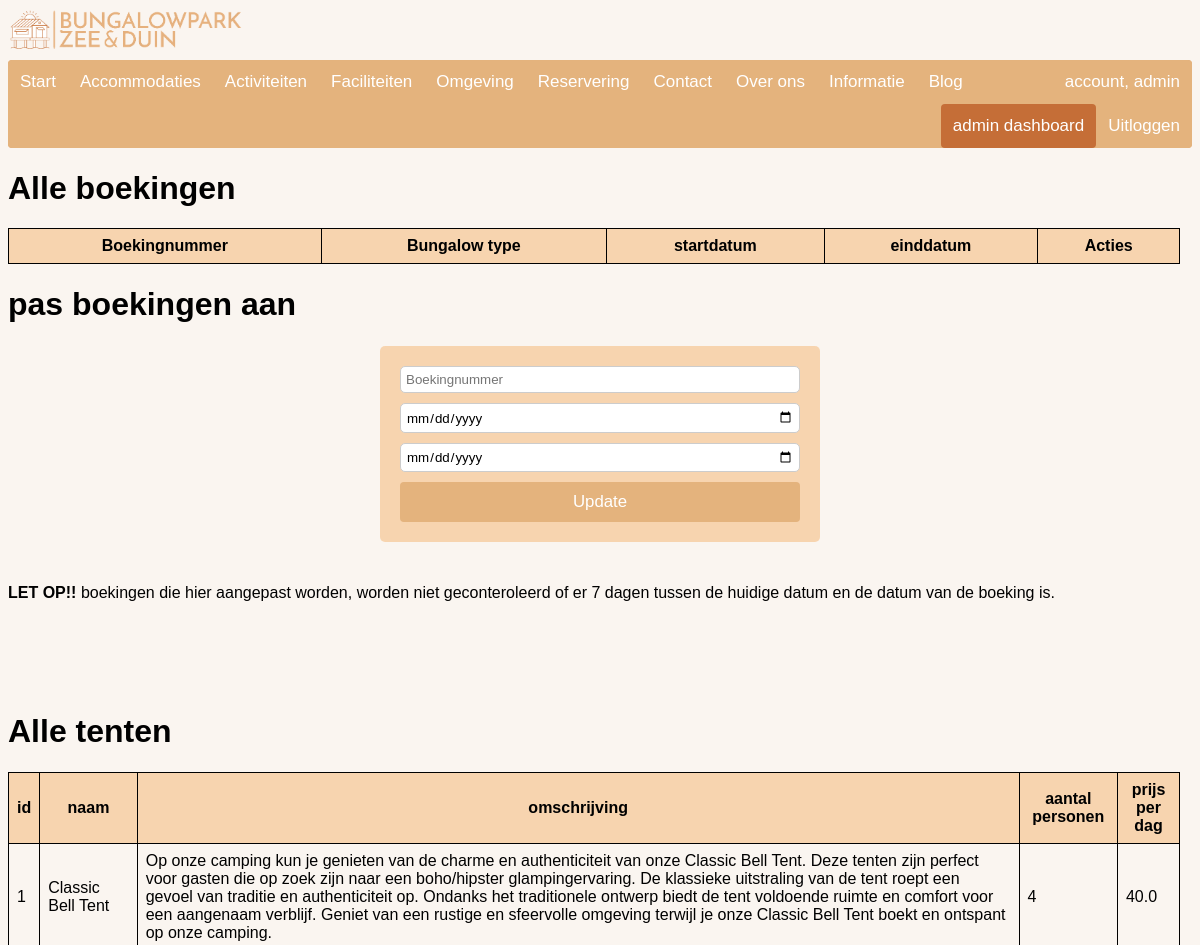
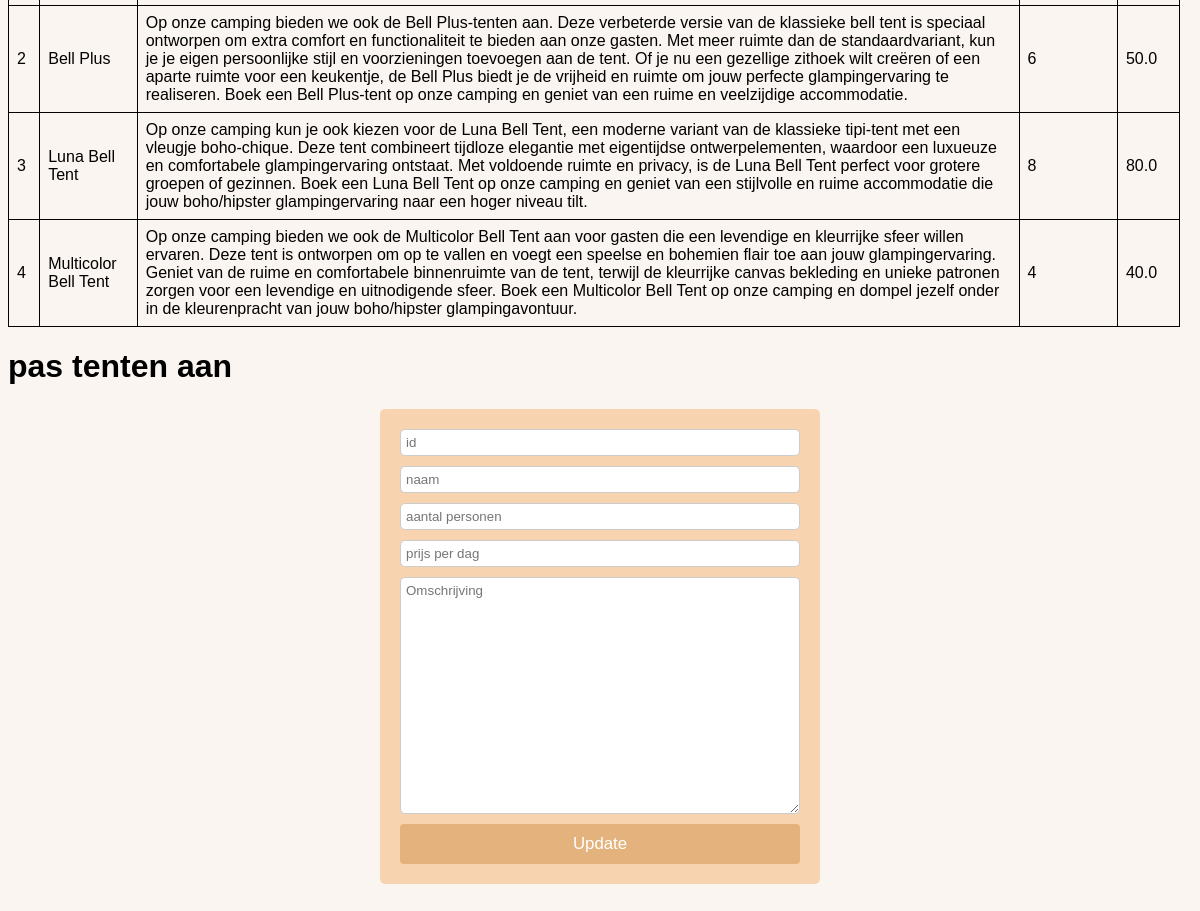
Page /admin_dashboard (signed in) on the committed database (2 pictures, top to bottom).
### bungalowpark/models.py (models this page shows, shortened)
class User(db.Model, UserMixin):
    __tablename__ = 'users'
    id = db.Column(db.Integer(),primary_key= True)
    email = db.Column(db.String(64), unique=True, nullable=False, index=True)
    username = db.Column(db.String(32), unique=True, nullable=False, index=True)
    password_hash = db.Column(db.String(120), nullable=False)
    woonplaats = db.Column(db.String(40), nullable=False)
    huisnummer = db.Column(db.Integer(), nullable=False)
    toevoeging = db.Column(db.String(6), nullable=True)
    straat = db.Column(db.String(40), nullable=False)
    postcode = db.Column(db.String(6), nullable=False)
    role = db.Column(db.String(20), nullable=False, default='user')
    password_reset_token = db.Column(db.String(100), nullable=True)
    password_reset_expiration = db.Column(db.DateTime)
    def __repr__(self):
        return f"account, {self.username}"

class Tent(db.Model):
    __tablename__ = 'tenten'
    id = db.Column(db.Integer(), primary_key=True)
    naam = db.Column(db.String(100), nullable=False)
    omschrijving = db.Column(db.String(1000), nullable=False)
    aantal_personen = db.Column(db.Integer(), nullable=False)
    prijs_per_dag = db.Column(db.Float(), nullable=False)

### bungalowpark/__init__.py (the view)
@app.route('/admin_dashboard')
@login_required
@role_required('admin')
def admin_dashboard():
    bungID = Boeking.query.filter_by().all()
    bunginfo = Tent.query.filter_by().all()
    return render_template('admin_dashboard.html',  bungID=bungID, bunginfo=bunginfo ,name=current_user )

### bungalowpark/__init__.py (called while the page is built)
def role_required(*roles):
    def decorator(func):
        @wraps(func)
        def wrapper(*args, **kwargs):
            if current_user.is_anonymous:
                return redirect(url_for('/'))
            if 'admin' in roles and current_user.role != 'admin':
                return render_template('404.html'), 404
            if 'user' in roles and current_user.role != 'user':
                return render_template('404.html'), 404
            return func(*args, **kwargs)
        return wrapper
    return decorator

### bungalowpark/models.py (called while the page is built)
@login_manager.user_loader
def load_user(user_id):
    return User.query.get(user_id)

### bungalowpark/templates/admin_dashboard.html (shortened to what this page needs)
{% extends "base.html" %}
{% block content %}
<h1>Alle boekingen</h1>
    <table>
        <tr>
            <th>Boekingnummer</th>
            <th>Bungalow type</th>
            <th>startdatum</th>
            <th>einddatum</th>
            <th>Acties</th>
        </tr>
    </table>
<h1>pas boekingen aan </h1>
<form class="form-grid" action="/admin_boeking" method="POST">
    <input type="text" name="boeking_id" placeholder="Boekingnummer" required>
    <input type="date" name="startdatum"  required>
    <input type="date" name="einddatum"  required>
    <button type="submit">Update</button>
  </form>
  <br>
  <b>LET OP!!</b> boekingen die hier aangepast worden, worden niet geconteroleerd of er 7 dagen tussen de huidige datum en de datum van de boeking is.
<br>
<br>
<br>
<br>
<br>
<br>
  <h1>Alle tenten</h1>
    <table>
        <tr>
            <th>id</th>
            <th>naam</th>
            <th>omschrijving</th>
            <th>aantal personen</th>
            <th>prijs per dag</th>
        </tr>
    {% for item in bunginfo %}
    <tr>
        <td>{{ item.id }}</td>
        <td>{{ item.naam }}</td>
        <td>{{ item.omschrijving}}</td>
        <td>{{ item.aantal_personen}}</td>
        <td>{{ item.prijs_per_dag}}</td>
    </tr>
    {% endfor %}
    </table>
<h1>pas tenten aan </h1>
<form class="form-grid" action="/admin_tenten" method="POST">
    <input type="text" name="id" placeholder="id" required>
    <input type="text" name="naam" placeholder="naam" required>
    <input type="text" name="aantal_personen" placeholder="aantal personen" required>
    <input type="text" name="prijs_per_dag" placeholder="prijs per dag" required>
    <textarea name="omschrijving" placeholder="Omschrijving" rows="15" cols="50" required></textarea>
    <button type="submit">Update</button>
  </form>
  <br>
  <br>
<br>
<br>
<br>
<br>
<br>
{% endblock %}

### bungalowpark/templates/base.html (shortened to what this page needs)
<!DOCTYPE html>
<html lang="nl" dir="ltr">
<head>
    <link rel="stylesheet" type="text/css" href="{{ url_for('static', filename='css/style.css') }}">
</head>
<body>
        <a href="{{ url_for('index') }}">
          <img src="{{ url_for('static', filename='img/bungalow.png') }}" alt="logo site" class="logo_site">
        </a>
      <nav class="navbar navbar-expand-lg  navbar-light mb-2 ">
        <div class="collapse navbar-collapse" id="navbarSupportedContent">
          <ul class="navigatiebar">
            <li>
              <a class="nav-link {% if request.path == url_for('index') %}active{% endif %}" aria-current="page" href="{{ url_for('index') }}">Start</a>
            </li>
              <li><a class="nav-link {% if request.path == url_for('accomidatiepagina') %}active{% endif %}" aria-current="page" href="{{ url_for('accomidatiepagina')}}">Accommodaties</a>
            </li>
            <li>
              <a class="nav-link {% if request.path == url_for('activiteitenpagina') %}active{% endif %}" aria-current="page" href="{{ url_for('activiteitenpagina')}}">Activiteiten</a>
            </li>
            <li>
              <a class="nav-link {% if request.path == url_for('faciliteitenpagina') %}active{% endif %}" aria-current="page" href="{{ url_for('faciliteitenpagina')}}">Faciliteiten</a>
            </li>
            <li>
              <a class="nav-link {% if request.path == url_for('omgevingspagina') %}active{% endif %}" aria-current="page" href="{{ url_for('omgevingspagina')}}">Omgeving</a>
            </li>
            <li>
              <a class="nav-link {% if request.path == url_for('reserveringspagina') %}active{% endif %}" aria-current="page" href="{{ url_for('reserveringspagina')}}">Reservering</a>
            </li>
            <li>
              <a class="nav-link {% if request.path == url_for('contactpagina') %}active{% endif %}" aria-current="page" href="{{ url_for('contactpagina')}}">Contact</a>
            </li>
            <li>
              <a class="nav-link {% if request.path == url_for('over_ons_pagina') %}active{% endif %}" aria-current="page" href="{{ url_for('over_ons_pagina')}}">Over ons</a>
            </li>
            <li>
              <a class="nav-link {% if request.path == url_for('informatiepagina') %}active{% endif %}" aria-current="page" href="{{ url_for('informatiepagina')}}">Informatie</a>
            </li>
            <li>
              <a class="nav-link {% if request.path == url_for('blogpagina') %}active{% endif %}" aria-current="page" href="{{ url_for('blogpagina')}}">Blog</a>
            </li>
            {% if current_user.is_authenticated %}
              <li><a class ="nav-link2 {% if request.path == url_for('account_update') %}active{% endif %}" aria-current="page" href="{{ url_for('account_update')}}">{{ name }}</a></li>
              <li><a class="nav-link2 {% if request.path == url_for('logout') %}active{% endif %}" aria-current="page" href="{{ url_for('logout') }}">Uitloggen</a></li>
              {% endif %}
            {% if current_user.role == 'admin' %}
            <li><a class="nav-link2 {% if request.path == url_for('admin_dashboard') %}active{% endif %}" aria-current="page" href="{{ url_for('admin_dashboard')}}">admin dashboard</a></li>
            {% endif %}
          </ul>
        </div>
      </nav>
{% block content %}
{% endblock %}
</body>
</html>

### bungalowpark/static/css/style.css (style rules this page uses)
body { font-family: Arial, Helvetica, sans-serif; background-color: #faf5f0; }
.logo_site { width: 20%; height: 20%; }
.navigatiebar { width: 100%; background-color: #e4b37d; list-style-type: none; margin: 0; padding: 0; overflow: hidden; }
.navbar { width: 100%; background-color: #e4b37d; overflow: auto; border-radius: 4px; }
.nav-link { float: left; padding: 12px; color: white; text-decoration: none; font-size: 17px; }
.nav-link2 { float: RIGHT; padding: 12px; color: white; text-decoration: none; font-size: 17px; }
.active { background-color: #c56e37; border-radius: 4px; }
table { border-collapse: collapse; width: 99%; align-self: center; }
th, td { border: 1px solid black; padding: 8px; }
th { background-color: #f5b67383; }
.form-grid { display: grid; gap: 10px; max-width: 400px; background-color: #f5b67383; padding: 20px; border-radius: 5px; margin: 2% auto; }
.form-grid input[type="text"], .form-grid input[type="date"], .form-grid textarea { padding: 5px; border-radius: 5px; border: 1px solid #ccc; width: 100%; box-sizing: border-box; text-decoration: none; font-family: Arial, Helvetica, sans-serif; }
.form-grid button { padding: 10px; border: none; background-color: #E4B37D; color: #fff; text-decoration: none; border-radius: 4px; transition: background-color 0.3s ease; font-family: Arial, Helvetica, sans-serif; font-size: .85vmax; }

### rows in the picture
User: username "account, admin"
Tent: id "1", naam "Classic Bell Tent", omschrijving "Op onze camping kun je genieten van de charme en authenticiteit van onze Classic Bell Tent. Deze tenten zijn perfect voor gasten die op zoek zijn naar een boho/hipster glampingervaring. De klassieke uitstraling van de tent roept een gevoel van traditie en authenticiteit op. Ondanks het traditionele ontwerp biedt de tent voldoende ruimte en comfort voor een aangenaam verblijf. Geniet van een rustige en sfeervolle omgeving terwijl je onze Classic Bell Tent boekt en ontspant op onze camping.", aantal_personen "4", prijs_per_dag "40.0"
Tent: id "2", naam "Bell Plus", omschrijving "Op onze camping bieden we ook de Bell Plus-tenten aan. Deze verbeterde versie van de klassieke bell tent is speciaal ontworpen om extra comfort en functionaliteit te bieden aan onze gasten. Met meer ruimte dan de standaardvariant, kun je je eigen persoonlijke stijl en voorzieningen toevoegen aan de tent. Of je nu een gezellige zithoek wilt creëren of een aparte ruimte voor een keukentje, de Bell Plus biedt je de vrijheid en ruimte om jouw perfecte glampingervaring te realiseren. Boek een Bell Plus-tent op onze camping en geniet van een ruime en veelzijdige accommodatie.", aantal_personen "6", prijs_per_dag "50.0"
Tent: id "3", naam "Luna Bell Tent", omschrijving "Op onze camping kun je ook kiezen voor de Luna Bell Tent, een moderne variant van de klassieke tipi-tent met een vleugje boho-chique. Deze tent combineert tijdloze elegantie met eigentijdse ontwerpelementen, waardoor een luxueuze en comfortabele glampingervaring ontstaat. Met voldoende ruimte en privacy, is de Luna Bell Tent perfect voor grotere groepen of gezinnen. Boek een Luna Bell Tent op onze camping en geniet van een stijlvolle en ruime accommodatie die jouw boho/hipster glampingervaring naar een hoger niveau tilt.", aantal_personen "8", prijs_per_dag "80.0"
Tent: id "4", naam "Multicolor Bell Tent", omschrijving "Op onze camping bieden we ook de Multicolor Bell Tent aan voor gasten die een levendige en kleurrijke sfeer willen ervaren. Deze tent is ontworpen om op te vallen en voegt een speelse en bohemien flair toe aan jouw glampingervaring. Geniet van de ruime en comfortabele binnenruimte van de tent, terwijl de kleurrijke canvas bekleding en unieke patronen zorgen voor een levendige en uitnodigende sfeer. Boek een Multicolor Bell Tent op onze camping en dompel jezelf onder in de kleurenpracht van jouw boho/hipster glampingavontuur.", aantal_personen "4", prijs_per_dag "40.0"
